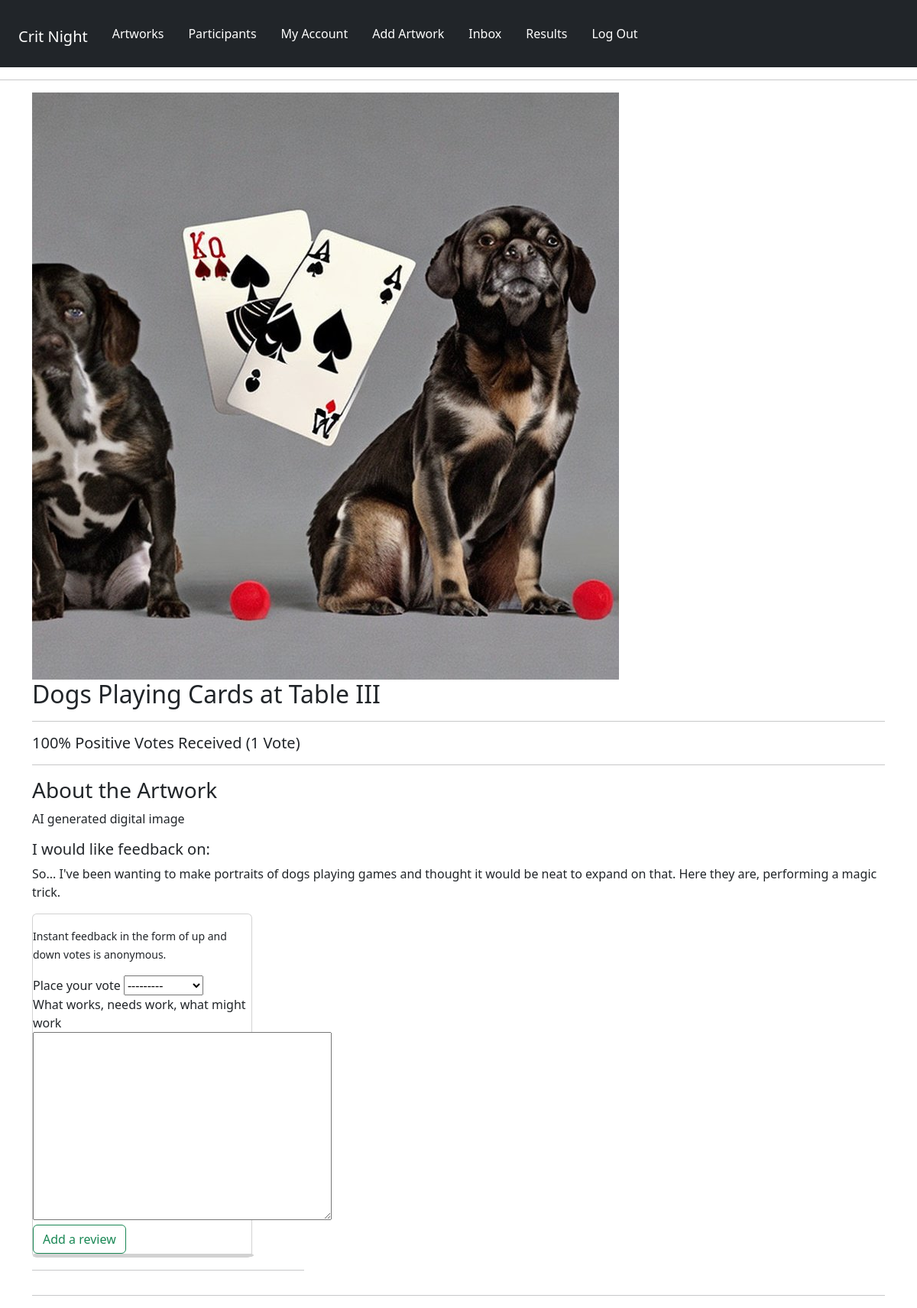
/artworks/artwork/50d75332-85ca-45ba-94f8-5ba3e0ddea9b/ (signed in), run on the app's committed database.
### artworks/models.py (models this page shows, shortened)
class Artwork(models.Model):
    owner = models.ForeignKey(Profile, null=True, blank=True, on_delete=models.CASCADE)
    title = models.CharField(max_length=200, null=True)
    featured_image = models.ImageField(
        null=True, blank=True, default="default_image.jpg"
    )
    description = models.TextField(null=True, blank=True)
    topic = models.TextField(default="I would like feedback on:", null=True, blank=True)
    demo_link = models.CharField(max_length=2000, null=True, blank=True)
    source_link = models.CharField(max_length=2000, null=True, blank=True)
    tags = models.ManyToManyField("Tag", blank=True)
    vote_total = models.IntegerField(default=0, null=True, blank=True)
    vote_ratio = models.IntegerField(default=0, null=True, blank=True)
    created = models.DateTimeField(auto_now_add=True)
    id = models.UUIDField(
        default=uuid.uuid4, unique=True, primary_key=True, editable=False
    )
    class Meta:
        ordering = ["owner", "-vote_ratio", "-vote_total", "title"]
    @property
    def reviewers(self):
        queryset = self.review_set.all().values_list("owner__id", flat=True)
        return queryset

class Review(models.Model):
    VOTE_TYPE = (
        ("up", "Up Vote"),
        ("down", "Down Vote"),
    )
    value = models.CharField(max_length=200, choices=VOTE_TYPE)
    owner = models.ForeignKey(Profile, on_delete=models.CASCADE, null=True)
    artwork = models.ForeignKey(Artwork, on_delete=models.CASCADE)
    comments = models.TextField(null=True, blank=True)
    created = models.DateTimeField(auto_now_add=True)
    id = models.UUIDField(
        default=uuid.uuid4, unique=True, primary_key=True, editable=False
    )
    class Meta:
        unique_together = [['owner', 'artwork']]

### artworks/views.py (the view, shortened to what this page needs)
# urls.py: path("artwork/<str:pk>/", views.artwork, name="artwork"),
def artwork(request, pk):
    artworkObj = Artwork.objects.get(id=pk)
    tags = artworkObj.tags.all()
    form = ReviewForm()
    return render(
        request, "artworks/single-artwork.html", {"artwork": artworkObj, "form": form}
    )

### artworks/forms.py
class ReviewForm(ModelForm):
    class Meta:
        model = Review
        fields = ["value", "comments"]
        labels = {
            "value": "Place your vote",
            "comments": "What works, needs work, what might work",
        }
    def __init__(self, *args, **kwargs):
        super(ReviewForm, self).__init__(*args, **kwargs)
        for name, field in self.fields.items():
            field.widget.attrs.update({"class": "input"})

### artworks/templates/artworks/single-artwork.html (shortened to what this page needs)
{% extends 'main.html' %}
{% block content %}
<div class="container-md">
<img style="max-width: 800px;" src="{{ artwork.featured_image.url }}">
<h2>{{artwork.title}}</h2>
<hr>
<h5 class="artwork--value">
    {{artwork.vote_ratio}}% Positive Votes Received ({{artwork.vote_total}}
    Vote{{artwork.vote_total|pluralize:"s"}})
</h5>
<hr>
<h3>About the Artwork</h3>
<p>{{artwork.description}}</p>
<h5>I would like feedback on:</h5>
<p>{{artwork.topic}}</p>
<div class="row row-cols-1 row-cols-md-3 g-4">
    <div class="col">
        <div class="card" style="width: 18rem;">
            {% if request.user.profile.id in artwork.reviewers %}
                <p>You have already submitted your review for this artwork.</p>
            {% elif request.user.profile == artwork.owner %}
                <p>You cannot review your own work.</p>
            {% elif request.user.is_authenticated %}
        <form class="form" action="{% url 'artwork' artwork.id %}" method="POST">
            <p><small>Instant feedback in the form of up and down votes is anonymous.</small> </p>
            {% for field in form %}
            <div class="form__field">
                <label for="">{{field.label}}</label>
                {{field}}
            </div>
            {% endfor %}
            <input type="submit" class="btn btn-outline-success" value="Add a review" />
        </form>
        {% else %}
            <a href="{% url 'login' %}?next={{request.path}}">Please sign in to leave a review.</a>
        {% endif %}
        <div class="card" style="width: 18rem;">
            {% for review in artwork.review_set.all %}
            <div class="card" style="width: 18rem;">
            {% endfor %}
        </div>
        </div>
    </div>
<hr>
</div>
</div>
{% endblock %}

### data on the page
Artwork: featured_image (picture), title "Dogs Playing Cards at Table III", vote_ratio "100", vote_total "1", description "AI generated digital image", topic "So... I've been wanting to make portraits of dogs playing games and thought it would be neat to expand on that. Here they are, performing a magic trick."

### other printed values
{{ field.label }} "Place your vote" "What works, needs work, what might work"
